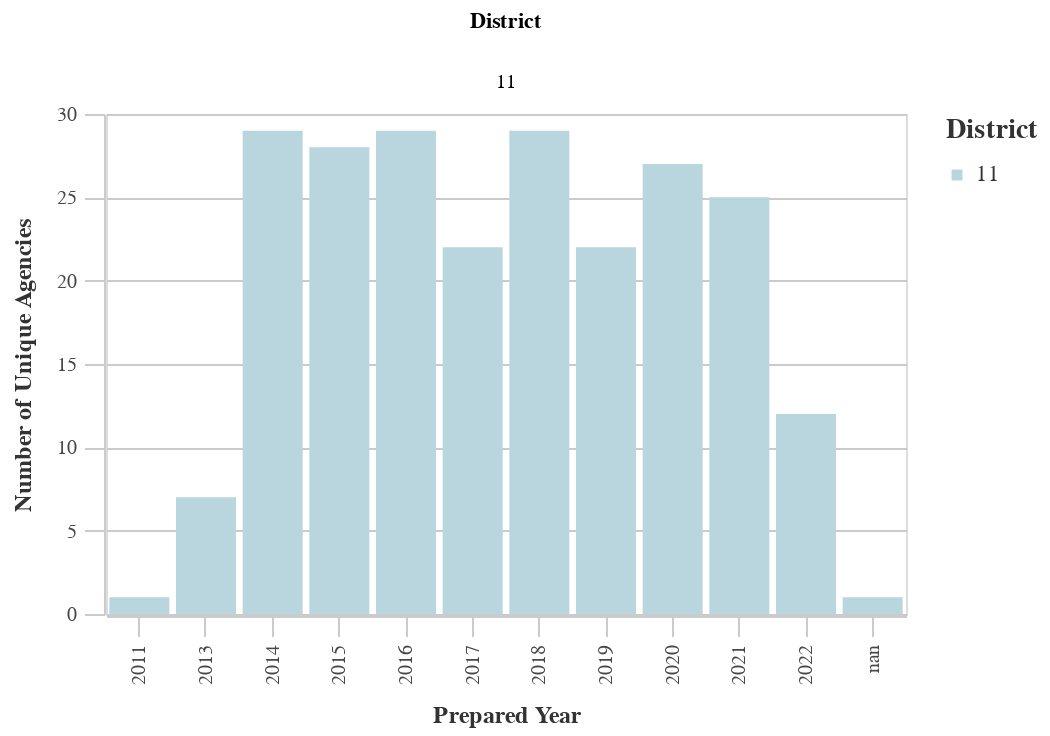

The notebook cell saved with this chart:
### Markdown cell above
### Number of Unique Prefix Codes by District

### Code cell
#Unique Prefixes by Dist
dist_years_prefix = ((
        df
        >> group_by(_.prepared_y, _.dist)
        >> summarize(n=_.prefix.nunique())
        >> arrange(-_.prepared_y)
    ).rename(columns={'dist':'District', 'n':'Count'}))

chart11 = (alt.Chart(dist_years_prefix).mark_bar().encode(
        column='District:N',
        x=alt.X('prepared_y:O', title='Prepared Year'),
        y=alt.Y('Count:Q', title='Number of Unique Agencies'),
        color = alt.Color("District:N", 
                              scale=alt.Scale(
                                  range=altair_utils.CALITP_SEQUENTIAL_COLORS),  
                               legend=alt.Legend(title="District")
                              ),
       # tooltip=[alt.Tooltip('prepared_y', title='Prepared Year'), 
       #         alt.Tooltip('Count', title='Number')],
                              ))
chart11 = styleguide.preset_chart_config(chart11)
#chart11 = _dla_utils.add_tooltip(chart11, 'prepared_y','Count')
chart11 = chart11.encode(tooltip=[alt.Tooltip('prepared_y', title='Prepared Year'), 
                alt.Tooltip('Count', title='Number')])
    

display(chart11)

### Figure 1 — Vega-Lite specification as saved in the notebook (floating-point values rounded to 4 significant figures)
{"config": {"view": {"continuousWidth": 400, "continuousHeight": 300}, "axis": {"domainColor": "#cbcbcb", "grid": true, "gridColor": "#cbcbcb", "gridWidth": 1, "labelColor": "#474747", "labelFont": "Nunito Sans", "labelFontSize": 10, "labelPadding": 4, "tickColor": "#cbcbcb", "tickSize": 10, "titleColor": "#333", "titleFont": "Raleway", "titleFontSize": 12, "titlePadding": 10}, "axisBand": {"grid": false}, "background": "white", "font": "Raleway", "header": {"labelFont": "Nunito Sans", "titleFont": "Raleway"}, "legend": {"labelColor": "#333", "labelFont": "Nunito Sans", "labelFontSize": 11, "labelLimit": 0, "padding": 1, "symbolSize": 30, "symbolType": "square", "titleColor": "#333", "titleFont": "Raleway", "titleFontSize": 14, "titlePadding": 10}, "title": {"anchor": "middle", "font": "Raleway", "fontSize": 18, "fontWeight": 300, "offset": 20}}, "data": {"name": "data-d001ee943540d0618c908761ad36db04"}, "mark": "bar", "encoding": {"color": {"field": "District", "legend": {"title": "District"}, "scale": {"range": ["#B9D6DF", "#8CBCCB", "#2EA8CE", "#136C97", "#0B405B"]}, "type": "nominal"}, "column": {"field": "District", "type": "nominal"}, "tooltip": [{"field": "prepared_y", "title": "Prepared Year", "type": "nominal"}, {"field": "Count", "title": "Number", "type": "quantitative"}], "x": {"field": "prepared_y", "title": "Prepared Year", "type": "ordinal"}, "y": {"field": "Count", "title": "Number of Unique Agencies", "type": "quantitative"}}, "height": 250, "width": 400, "$schema": "https://vega.github.io/schema/vega-lite/v4.17.0.json", "datasets": {"data-d001ee943540d0618c908761ad36db04": [{"prepared_y": "nan", "District": 11, "Count": 1}, {"prepared_y": "2022", "District": 11, "Count": 12}, {"prepared_y": "2021", "District": 11, "Count": 25}, {"prepared_y": "2020", "District": 11, "Count": 27}, {"prepared_y": "2019", "District": 11, "Count": 22}, {"prepared_y": "2018", "District": 11, "Count": 29}, {"prepared_y": "2017", "District": 11, "Count": 22}, {"prepared_y": "2016", "District": 11, "Count": 29}, {"prepared_y": "2015", "District": 11, "Count": 28}, {"prepared_y": "2014", "District": 11, "Count": 29}, {"prepared_y": "2013", "District": 11, "Count": 7}, {"prepared_y": "2011", "District": 11, "Count": 1}]}}
